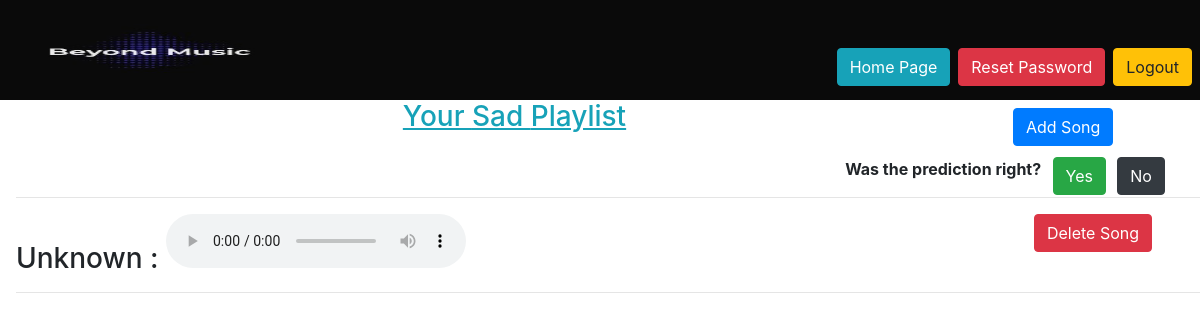
The app's page /playlist/2/ (signed in), older data.
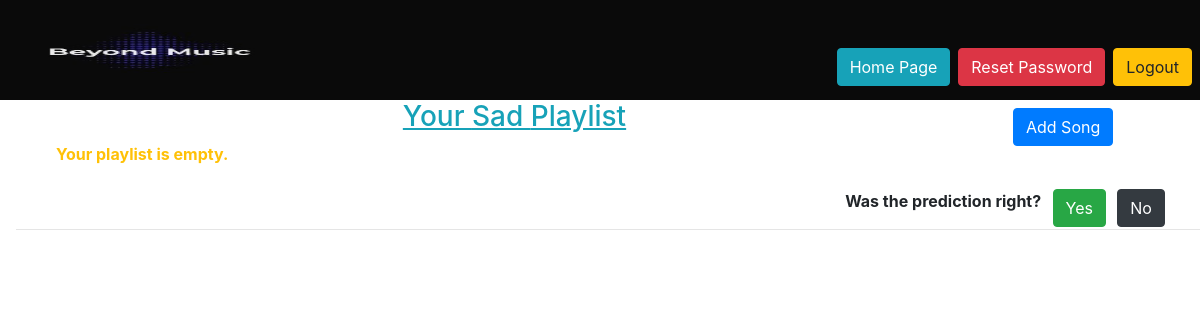
The same page, newer data.
### playlist/models.py (models this page shows, shortened)
class Song(models.Model):
    choices = ((0, 'happy'),
               (1, 'angry'),
               (2, 'sad'),
               (3, 'neutral'),
               (4, 'general'))
    user = models.ForeignKey(User, on_delete=models.CASCADE)
    track = models.FileField(upload_to='Songs')
    type = models.IntegerField(choices)
    fav=models.BooleanField(default=False)
    name = models.CharField(max_length=30, default="Unknown", blank=True)

### playlist/views.py (the view)
# urls.py: path('<int:type>/',views.emotion,name='emotion'),
def emotion(request, type):
    user = request.user
    songs = Song.objects.all().filter(user=user, type=type)
    if len(songs) == 0:
        messages.info(request, f'Your playlist is empty.')
    dic = {0: 'Happy',
           1: 'Angry',
           2: 'Sad',
           3: 'Neutral'}
    return render(request, 'playlist/type.html', {'songs': songs, 'type': dic[type], 'emotion': type})

### playlist/templates/playlist/type.html (shortened to what this page needs)
{% extends 'base_layout.html' %}
{% block content %}
    <a href="{% url 'playlist:songupload' emotion %}" class="btn btn-primary mt-2" style="float:right;">Add Song</a>
    <h3 align="center" class="text-info"><u>Your {{type}} Playlist</u></h3>
    {% if messages %}
        {% for message in messages %}
        <ul class="text-warning"><strong>{{message}}</strong></ul>
        {% endfor %}
    {% endif %}
    <div style="margin:2%;">
    <button type="button"  style="float:right;margin-right: 1%;" class="btn btn-dark feedback" value="No" onclick="feedbackHandle(event)">No</button>
    <button type="button"  style="float:right;margin-right: 1%;" class="btn btn-success feedback" value="Yes" onclick="feedbackHandle(event)">Yes</button>
    <strong style="float:right;margin-right: 1%;" class="feedback">Was the prediction right?</strong>
    </div>
<br>
<hr>
    {% for song in songs %}
<h3 class="mt-3">{{song.name}} :
    <audio controls>
        <source src="{{song.track.url}}" type="audio/mp3">
    </audio><a href="{% url 'playlist:delete' type=emotion id=song.id %}" class="btn btn-danger mr-5" style="float:right;">Delete Song</a>
</h3><hr>
    {% endfor %}
{% endblock %}

### templates/base_layout.html (shortened to what this page needs)
{% load static %}
<html lang="en">
<head>
    <link rel="stylesheet" href = "{%static 'style.css'%}">
    <link rel="stylesheet" href="https://cdnjs.cloudflare.com/ajax/libs/font-awesome/4.7.0/css/font-awesome.min.css">
    <link rel="stylesheet" href="https://maxcdn.bootstrapcdn.com/bootstrap/4.0.0/css/bootstrap.min.css">
</head>
<body>
    <header>
        <div class="logo">
            <a href="{% url 'startpage' %}"><img class="logoo" src="{% static 'logo.jpg' %}"></a>
            {% if user.is_authenticated%}
            <form class="logout-link mt-5 mr-2" action="{%url 'accounts:logout'%}" method="post" style="float:right;">
                <input type="submit" value="Logout" class="btn btn-warning mt-10">
            </form>
            <a href="{%url 'accounts:reset'%}" class="btn btn-danger mt-5 mr-2" style="float:right;"> Reset Password</a>
            {% else %}
            <a class="btn btn-success mt-5 mr-3" href="{% url 'accounts:login' %}" style="float:right;">Login</a>
            {% endif %}
            {% if "/" == request.path %}
            <a href="{% url 'startpage' %}" class="btn btn-info mt-5 mr-2" style="float:right; display:none;">Home Page</a>
            {% elif "/accounts/login/" == request.path %}
            <a href="{% url 'startpage' %}" class="btn btn-info mt-5 mr-2" style="float:right; display:none;">Home Page</a>
            {% else %}
            <a href="{% url 'startpage' %}" class="btn btn-info mt-5 mr-2" style="float:right; display:block;">Home Page</a>
            {% endif %}
        </div>
        <div class="wrapper mt-0 ml-3">
            {% block content %}
            {% endblock %}
        </div>
    </header>
</body>
</html>

### static/style.css (style rules this page uses)
.logoo { height:100px; width:300px; }
.logo { height:100 px; width:100%; background-color : #0A0A0A; }

Row changes from the older to the newer data that the page shows:
no longer on this page (row edited): Song: name "Unknown"
Text that changed along with them:
new list line: "Your playlist is empty."
